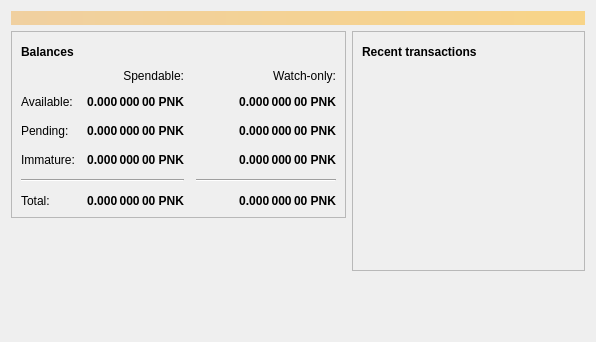
<?xml version="1.0" encoding="UTF-8"?>
<ui version="4.0">
 <class>OverviewPage</class>
 <widget class="QWidget" name="OverviewPage">
  <property name="geometry">
   <rect>
    <x>0</x>
    <y>0</y>
    <width>596</width>
    <height>342</height>
   </rect>
  </property>
  <property name="windowTitle">
   <string>Form</string>
  </property>
  <layout class="QVBoxLayout" name="topLayout">
   <item>
    <widget class="QLabel" name="labelAlerts">
     <property name="visible">
      <bool>false</bool>
     </property>
     <property name="styleSheet">
      <string notr="true">QLabel { background-color: qlineargradient(x1: 0, y1: 0, x2: 1, y2: 0, stop:0 #F0D0A0, stop:1 #F8D488); color:#000000; }</string>
     </property>
     <property name="wordWrap">
      <bool>true</bool>
     </property>
     <property name="margin">
      <number>3</number>
     </property>
     <property name="textInteractionFlags">
      <set>Qt::TextSelectableByMouse</set>
     </property>
    </widget>
   </item>
   <item>
    <layout class="QHBoxLayout" name="horizontalLayout" stretch="1,1">
     <item>
      <layout class="QVBoxLayout" name="verticalLayout_2">
       <item>
        <widget class="QFrame" name="frame">
         <property name="frameShape">
          <enum>QFrame::StyledPanel</enum>
         </property>
         <property name="frameShadow">
          <enum>QFrame::Raised</enum>
         </property>
         <layout class="QVBoxLayout" name="verticalLayout_4">
          <item>
           <layout class="QHBoxLayout" name="horizontalLayout_4">
            <item>
             <widget class="QLabel" name="label_5">
              <property name="font">
               <font>
                <weight>75</weight>
                <bold>true</bold>
               </font>
              </property>
              <property name="text">
               <string>Balances</string>
              </property>
             </widget>
            </item>
            <item>
             <widget class="QPushButton" name="labelWalletStatus">
              <property name="enabled">
               <bool>false</bool>
              </property>
              <property name="maximumSize">
               <size>
                <width>30</width>
                <height>16777215</height>
               </size>
              </property>
              <property name="toolTip">
               <string>The displayed information may be out of date. Your wallet automatically synchronizes with the Punkcoin network after a connection is established, but this process has not completed yet.</string>
              </property>
              <property name="text">
               <string/>
              </property>
              <property name="icon">
               <iconset resource="../bitcoin.qrc">
                <normaloff>:/icons/warning</normaloff>
                <disabledoff>:/icons/warning</disabledoff>:/icons/warning</iconset>
              </property>
              <property name="iconSize">
               <size>
                <width>24</width>
                <height>24</height>
               </size>
              </property>
              <property name="flat">
               <bool>true</bool>
              </property>
             </widget>
            </item>
            <item>
             <spacer name="horizontalSpacer_3">
              <property name="orientation">
               <enum>Qt::Horizontal</enum>
              </property>
              <property name="sizeHint" stdset="0">
               <size>
                <width>40</width>
                <height>20</height>
               </size>
              </property>
             </spacer>
            </item>
           </layout>
          </item>
          <item>
           <layout class="QGridLayout" name="gridLayout">
            <property name="spacing">
             <number>12</number>
            </property>
            <item row="2" column="2">
             <widget class="QLabel" name="labelWatchPending">
              <property name="font">
               <font>
                <weight>75</weight>
                <bold>true</bold>
               </font>
              </property>
              <property name="cursor">
               <cursorShape>IBeamCursor</cursorShape>
              </property>
              <property name="toolTip">
               <string>Unconfirmed transactions to watch-only addresses</string>
              </property>
              <property name="text">
               <string notr="true">0.000 000 00 PNK</string>
              </property>
              <property name="alignment">
               <set>Qt::AlignRight|Qt::AlignTrailing|Qt::AlignVCenter</set>
              </property>
              <property name="textInteractionFlags">
               <set>Qt::LinksAccessibleByMouse|Qt::TextSelectableByKeyboard|Qt::TextSelectableByMouse</set>
              </property>
             </widget>
            </item>
            <item row="2" column="1">
             <widget class="QLabel" name="labelUnconfirmed">
              <property name="font">
               <font>
                <weight>75</weight>
                <bold>true</bold>
               </font>
              </property>
              <property name="cursor">
               <cursorShape>IBeamCursor</cursorShape>
              </property>
              <property name="toolTip">
               <string>Total of transactions that have yet to be confirmed, and do not yet count toward the spendable balance</string>
              </property>
              <property name="text">
               <string notr="true">0.000 000 00 PNK</string>
              </property>
              <property name="alignment">
               <set>Qt::AlignRight|Qt::AlignTrailing|Qt::AlignVCenter</set>
              </property>
              <property name="textInteractionFlags">
               <set>Qt::LinksAccessibleByMouse|Qt::TextSelectableByKeyboard|Qt::TextSelectableByMouse</set>
              </property>
             </widget>
            </item>
            <item row="3" column="2">
             <widget class="QLabel" name="labelWatchImmature">
              <property name="font">
               <font>
                <weight>75</weight>
                <bold>true</bold>
               </font>
              </property>
              <property name="cursor">
               <cursorShape>IBeamCursor</cursorShape>
              </property>
              <property name="toolTip">
               <string>Mined balance in watch-only addresses that has not yet matured</string>
              </property>
              <property name="text">
               <string notr="true">0.000 000 00 PNK</string>
              </property>
              <property name="alignment">
               <set>Qt::AlignRight|Qt::AlignTrailing|Qt::AlignVCenter</set>
              </property>
              <property name="textInteractionFlags">
               <set>Qt::LinksAccessibleByMouse|Qt::TextSelectableByKeyboard|Qt::TextSelectableByMouse</set>
              </property>
             </widget>
            </item>
            <item row="4" column="0" colspan="2">
             <widget class="Line" name="line">
              <property name="orientation">
               <enum>Qt::Horizontal</enum>
              </property>
             </widget>
            </item>
            <item row="4" column="2">
             <widget class="Line" name="lineWatchBalance">
              <property name="sizePolicy">
               <sizepolicy hsizetype="Preferred" vsizetype="Fixed">
                <horstretch>0</horstretch>
                <verstretch>0</verstretch>
               </sizepolicy>
              </property>
              <property name="minimumSize">
               <size>
                <width>140</width>
                <height>0</height>
               </size>
              </property>
              <property name="orientation">
               <enum>Qt::Horizontal</enum>
              </property>
             </widget>
            </item>
            <item row="5" column="0">
             <widget class="QLabel" name="labelTotalText">
              <property name="text">
               <string>Total:</string>
              </property>
             </widget>
            </item>
            <item row="3" column="1">
             <widget class="QLabel" name="labelImmature">
              <property name="font">
               <font>
                <weight>75</weight>
                <bold>true</bold>
               </font>
              </property>
              <property name="cursor">
               <cursorShape>IBeamCursor</cursorShape>
              </property>
              <property name="toolTip">
               <string>Mined balance that has not yet matured</string>
              </property>
              <property name="text">
               <string notr="true">0.000 000 00 PNK</string>
              </property>
              <property name="alignment">
               <set>Qt::AlignRight|Qt::AlignTrailing|Qt::AlignVCenter</set>
              </property>
              <property name="textInteractionFlags">
               <set>Qt::LinksAccessibleByMouse|Qt::TextSelectableByKeyboard|Qt::TextSelectableByMouse</set>
              </property>
             </widget>
            </item>
            <item row="2" column="3">
             <spacer name="horizontalSpacer_2">
              <property name="orientation">
               <enum>Qt::Horizontal</enum>
              </property>
              <property name="sizeHint" stdset="0">
               <size>
                <width>40</width>
                <height>20</height>
               </size>
              </property>
             </spacer>
            </item>
            <item row="3" column="0">
             <widget class="QLabel" name="labelImmatureText">
              <property name="text">
               <string>Immature:</string>
              </property>
             </widget>
            </item>
            <item row="5" column="1">
             <widget class="QLabel" name="labelTotal">
              <property name="font">
               <font>
                <weight>75</weight>
                <bold>true</bold>
               </font>
              </property>
              <property name="cursor">
               <cursorShape>IBeamCursor</cursorShape>
              </property>
              <property name="toolTip">
               <string>Your current total balance</string>
              </property>
              <property name="text">
               <string notr="true">0.000 000 00 PNK</string>
              </property>
              <property name="alignment">
               <set>Qt::AlignRight|Qt::AlignTrailing|Qt::AlignVCenter</set>
              </property>
              <property name="textInteractionFlags">
               <set>Qt::LinksAccessibleByMouse|Qt::TextSelectableByKeyboard|Qt::TextSelectableByMouse</set>
              </property>
             </widget>
            </item>
            <item row="5" column="2">
             <widget class="QLabel" name="labelWatchTotal">
              <property name="font">
               <font>
                <weight>75</weight>
                <bold>true</bold>
               </font>
              </property>
              <property name="cursor">
               <cursorShape>IBeamCursor</cursorShape>
              </property>
              <property name="toolTip">
               <string>Current total balance in watch-only addresses</string>
              </property>
              <property name="text">
               <string notr="true">0.000 000 00 PNK</string>
              </property>
              <property name="alignment">
               <set>Qt::AlignRight|Qt::AlignTrailing|Qt::AlignVCenter</set>
              </property>
              <property name="textInteractionFlags">
               <set>Qt::LinksAccessibleByMouse|Qt::TextSelectableByKeyboard|Qt::TextSelectableByMouse</set>
              </property>
             </widget>
            </item>
            <item row="0" column="2">
             <widget class="QLabel" name="labelWatchonly">
              <property name="text">
               <string>Watch-only:</string>
              </property>
              <property name="alignment">
               <set>Qt::AlignRight|Qt::AlignTrailing|Qt::AlignVCenter</set>
              </property>
             </widget>
            </item>
            <item row="1" column="0">
             <widget class="QLabel" name="labelBalanceText">
              <property name="text">
               <string>Available:</string>
              </property>
             </widget>
            </item>
            <item row="1" column="1">
             <widget class="QLabel" name="labelBalance">
              <property name="font">
               <font>
                <weight>75</weight>
                <bold>true</bold>
               </font>
              </property>
              <property name="cursor">
               <cursorShape>IBeamCursor</cursorShape>
              </property>
              <property name="toolTip">
               <string>Your current spendable balance</string>
              </property>
              <property name="text">
               <string notr="true">0.000 000 00 PNK</string>
              </property>
              <property name="alignment">
               <set>Qt::AlignRight|Qt::AlignTrailing|Qt::AlignVCenter</set>
              </property>
              <property name="textInteractionFlags">
               <set>Qt::LinksAccessibleByMouse|Qt::TextSelectableByKeyboard|Qt::TextSelectableByMouse</set>
              </property>
             </widget>
            </item>
            <item row="1" column="2">
             <widget class="QLabel" name="labelWatchAvailable">
              <property name="font">
               <font>
                <weight>75</weight>
                <bold>true</bold>
               </font>
              </property>
              <property name="cursor">
               <cursorShape>IBeamCursor</cursorShape>
              </property>
              <property name="toolTip">
               <string>Your current balance in watch-only addresses</string>
              </property>
              <property name="text">
               <string notr="true">0.000 000 00 PNK</string>
              </property>
              <property name="alignment">
               <set>Qt::AlignRight|Qt::AlignTrailing|Qt::AlignVCenter</set>
              </property>
              <property name="textInteractionFlags">
               <set>Qt::LinksAccessibleByMouse|Qt::TextSelectableByKeyboard|Qt::TextSelectableByMouse</set>
              </property>
             </widget>
            </item>
            <item row="2" column="0">
             <widget class="QLabel" name="labelPendingText">
              <property name="text">
               <string>Pending:</string>
              </property>
             </widget>
            </item>
            <item row="0" column="1">
             <widget class="QLabel" name="labelSpendable">
              <property name="text">
               <string>Spendable:</string>
              </property>
              <property name="alignment">
               <set>Qt::AlignRight|Qt::AlignTrailing|Qt::AlignVCenter</set>
              </property>
             </widget>
            </item>
           </layout>
          </item>
         </layout>
        </widget>
       </item>
       <item>
        <spacer name="verticalSpacer">
         <property name="orientation">
          <enum>Qt::Vertical</enum>
         </property>
         <property name="sizeHint" stdset="0">
          <size>
           <width>20</width>
           <height>40</height>
          </size>
         </property>
        </spacer>
       </item>
      </layout>
     </item>
     <item>
      <layout class="QVBoxLayout" name="verticalLayout_3">
       <item>
        <widget class="QFrame" name="frame_2">
         <property name="frameShape">
          <enum>QFrame::StyledPanel</enum>
         </property>
         <property name="frameShadow">
          <enum>QFrame::Raised</enum>
         </property>
         <layout class="QVBoxLayout" name="verticalLayout">
          <item>
           <layout class="QHBoxLayout" name="horizontalLayout_2">
            <item>
             <widget class="QLabel" name="label_4">
              <property name="font">
               <font>
                <weight>75</weight>
                <bold>true</bold>
               </font>
              </property>
              <property name="text">
               <string>Recent transactions</string>
              </property>
             </widget>
            </item>
            <item>
             <widget class="QPushButton" name="labelTransactionsStatus">
              <property name="enabled">
               <bool>false</bool>
              </property>
              <property name="maximumSize">
               <size>
                <width>30</width>
                <height>16777215</height>
               </size>
              </property>
              <property name="toolTip">
               <string>The displayed information may be out of date. Your wallet automatically synchronizes with the Punkcoin network after a connection is established, but this process has not completed yet.</string>
              </property>
              <property name="text">
               <string/>
              </property>
              <property name="icon">
               <iconset resource="../bitcoin.qrc">
                <normaloff>:/icons/warning</normaloff>
                <disabledoff>:/icons/warning</disabledoff>:/icons/warning</iconset>
              </property>
              <property name="iconSize">
               <size>
                <width>24</width>
                <height>24</height>
               </size>
              </property>
              <property name="flat">
               <bool>true</bool>
              </property>
             </widget>
            </item>
            <item>
             <spacer name="horizontalSpacer">
              <property name="orientation">
               <enum>Qt::Horizontal</enum>
              </property>
              <property name="sizeHint" stdset="0">
               <size>
                <width>40</width>
                <height>20</height>
               </size>
              </property>
             </spacer>
            </item>
           </layout>
          </item>
          <item>
           <widget class="QListView" name="listTransactions">
            <property name="styleSheet">
             <string notr="true">QListView { background: transparent; }</string>
            </property>
            <property name="frameShape">
             <enum>QFrame::NoFrame</enum>
            </property>
            <property name="verticalScrollBarPolicy">
             <enum>Qt::ScrollBarAlwaysOff</enum>
            </property>
            <property name="horizontalScrollBarPolicy">
             <enum>Qt::ScrollBarAlwaysOff</enum>
            </property>
            <property name="selectionMode">
             <enum>QAbstractItemView::NoSelection</enum>
            </property>
           </widget>
          </item>
         </layout>
        </widget>
       </item>
       <item>
        <spacer name="verticalSpacer_2">
         <property name="orientation">
          <enum>Qt::Vertical</enum>
         </property>
         <property name="sizeHint" stdset="0">
          <size>
           <width>20</width>
           <height>40</height>
          </size>
         </property>
        </spacer>
       </item>
      </layout>
     </item>
    </layout>
   </item>
  </layout>
 </widget>
 <resources/>
 <connections/>
</ui>
